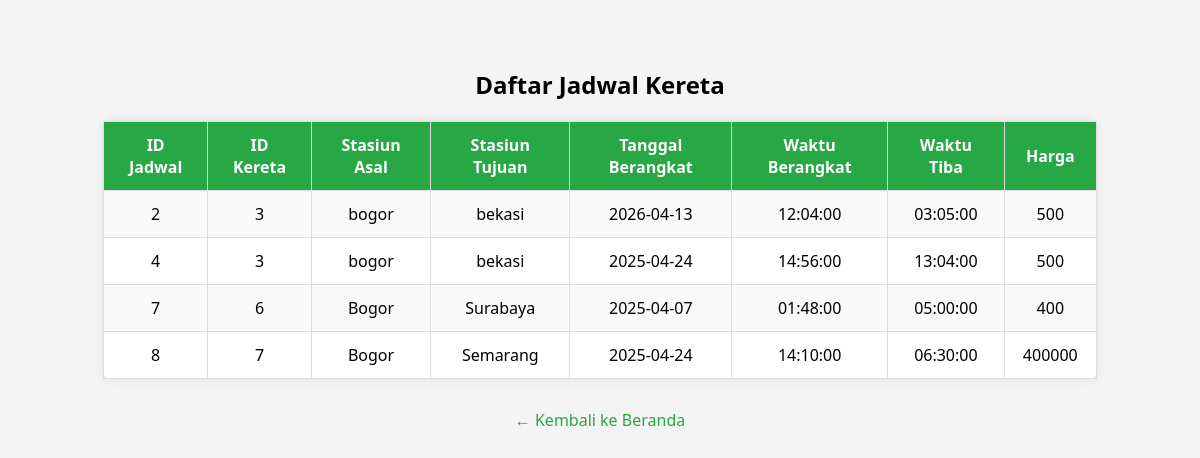
Screenshot of /lihat_jadwal.php with the database file from the repository.
### tables this page shows
CREATE TABLE `jadwal` (
  `id_jadwal` int NOT NULL,
  `id_kereta` int NOT NULL,
  `asal` varchar(100) NOT NULL,
  `tujuan` varchar(100) NOT NULL,
  `tgl_berangkat` date NOT NULL,
  `waktu_berangkat` time NOT NULL,
  `waktu_tiba` time NOT NULL,
  `harga` int NOT NULL
);

### lihat_jadwal.php (the view, shortened to what this page needs)
<?php
include "koneksi.php";
$query = "SELECT jadwal.*, kereta.nama_kereta
          FROM jadwal
          JOIN kereta ON jadwal.id_kereta = kereta.id_kereta";
$result = mysqli_query($conn, $query);
?>
<!DOCTYPE html>
<html lang="id">
<head>
</head>
<body>
<h2>Daftar Jadwal Kereta</h2>
<table>
    <tr>
        <th>ID Jadwal</th>
        <th>ID Kereta</th>
        <th>Stasiun Asal</th>
        <th>Stasiun Tujuan</th>
        <th>Tanggal Berangkat</th>
        <th>Waktu Berangkat</th>
        <th>Waktu Tiba</th>
        <th>Harga</th>
    </tr>
    <?php while ($row = mysqli_fetch_assoc($result)) { ?>
        <tr>
            <td><?= $row['id_jadwal']; ?></td>
            <td><?= $row['id_kereta']; ?></td>
            <td><?= $row['asal']; ?></td>
            <td><?= $row['tujuan']; ?></td>
            <td><?= $row['tgl_berangkat']; ?></td>
            <td><?= $row['waktu_berangkat']; ?></td>
            <td><?= $row['waktu_tiba']; ?></td>
            <td><?= $row['harga'];?></td>
        </tr>
    <?php } ?>
</table>
<div class="back-link">
    <a href="user_dashboard.php">← Kembali ke Beranda</a>
</div>
</body>
</html>

### lihat_jadwal.php (style rules this page uses)
body { font-family: 'Segoe UI', sans-serif; background-color: #f4f4f4; padding: 40px; }
h2 { text-align: center; margin-bottom: 20px; }
table { width: 90%; margin: auto; border-collapse: collapse; background-color: white; border-radius: 8px; box-shadow: 0 0 10px rgba(0,0,0,0.1); }
th, td { padding: 12px 18px; border: 1px solid #ddd; text-align: center; }
th { background-color: #28a745; color: white; }
tr:nth-child(even) { background-color: #f9f9f9; }
.back-link { display: block; text-align: center; margin-top: 30px; }
.back-link a { text-decoration: none; color: #28a745; }

### rows the page displays
jadwal: id_jadwal "2", id_kereta "3", asal "bogor", tujuan "bekasi", tgl_berangkat "2026-04-13", waktu_berangkat "12:04:00", waktu_tiba "03:05:00", harga "500"
jadwal: id_jadwal "4", id_kereta "3", asal "bogor", tujuan "bekasi", tgl_berangkat "2025-04-24", waktu_berangkat "14:56:00", waktu_tiba "13:04:00", harga "500"
jadwal: id_jadwal "7", id_kereta "6", asal "Bogor", tujuan "Surabaya", tgl_berangkat "2025-04-07", waktu_berangkat "01:48:00", waktu_tiba "05:00:00", harga "400"
jadwal: id_jadwal "8", id_kereta "7", asal "Bogor", tujuan "Semarang", tgl_berangkat "2025-04-24", waktu_berangkat "14:10:00", waktu_tiba "06:30:00", harga "400000"
